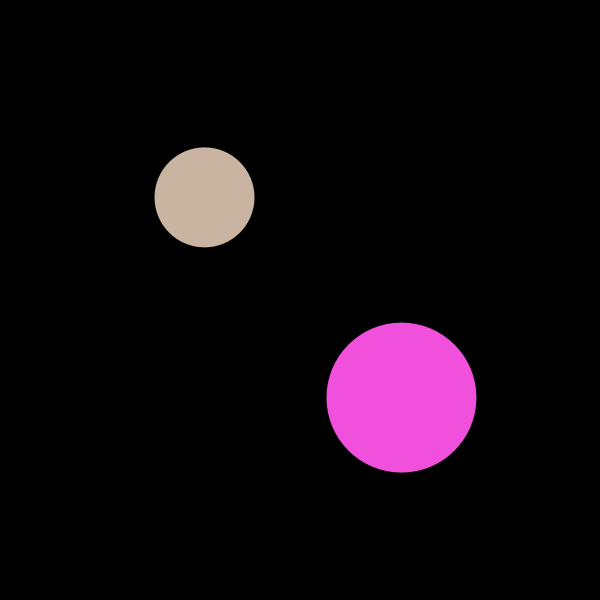
Frame 1 (no input)
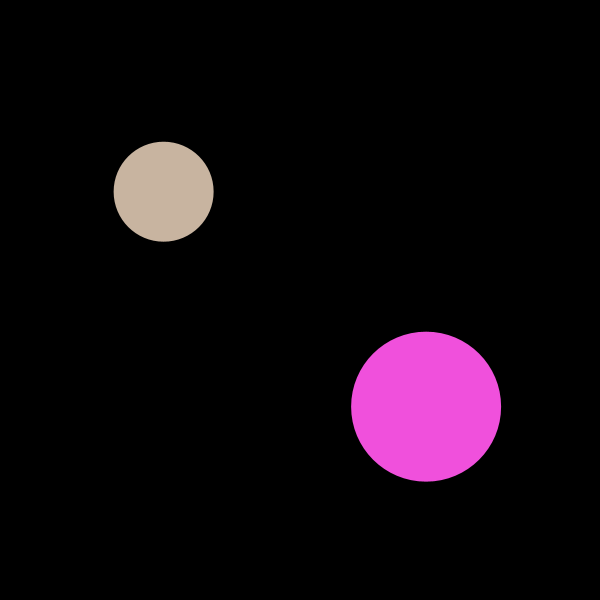
Frame 60 (the mouse pressed at the canvas centre just before this capture)
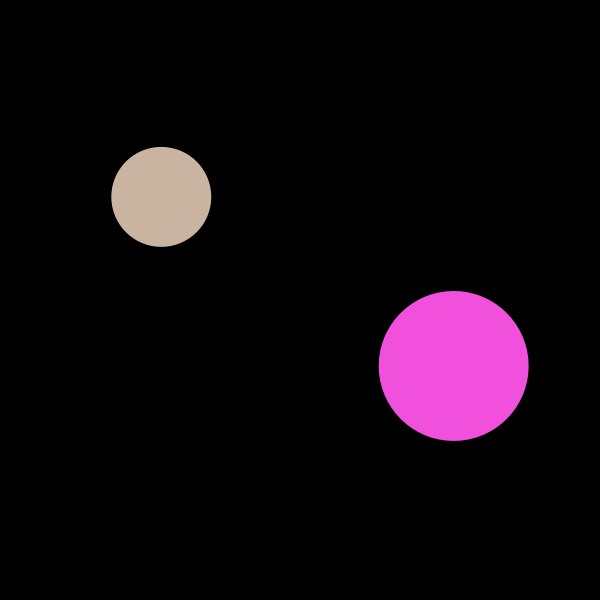
Frame 120 (the mouse held since frame 60 and released just before this capture)

The Processing sketch that drew these frames (run headless with seeded random() and noise(); from frame 60 on, the mouse is pressed at the canvas centre):

// Processing sketch: processing_65721
// ── processing_65721.pde


float x = (600*2)/3 ; // Variable x
float y = (600*2)/3 ; // Variable y
float x2 = 600/3 ; // Variable x
float y2 = 600/3 ; // Variable y

void setup() {
  size(600,600);
  noStroke() ;
  smooth();
}

void draw() {
 background(0);
 
 x += random(-5,5) ; // random(limite basse,limite haute)
 y += random(-5,5) ;
 fill(240,80,220); // R,V,B
 ellipse(x,y,150,150); // (X,Y,largeur,hauteur)
 
 x2 += random(-5,5) ; // random(limite basse,limite haute)
 y2 += random(-5,5) ;
 fill(200,180,160); // R,V,B
 ellipse(x2,y2,100,100); // (X,Y,largeur,hauteur)
 
}
